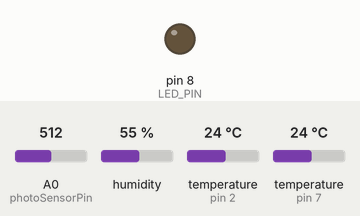
A sketch run on a simulated Arduino Leonardo, built with avr-gcc and run on an emulated ATmega32U4. Parts: output pins drawn as LEDs (lit = HIGH). The inputs (shaded band) are chosen by the test bench; at power-on: A0 (photoSensorPin) = 512, humidity 55 %, temperature (sensors on pin 2, pin 7) 24 °C. The local clock reads 2024-03-15 10:24:30 at power-on unless the sketch sets it; storage starts empty; what the sketch prints to the serial monitor is not drawn.

Above: at 0.4 s.
Timing chart, 0 to 14.1 s (numbered marks = the images above):
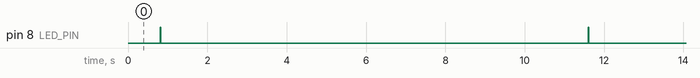

The sketch:

GardenRemote.ino
```cpp
/* Data Logger */

#include "DHT.h"
#include <SPI.h>
#include <SD.h>
#include <OneWire.h>
#include "RTClib.h"
#include <DallasTemperature.h>
#include "RF24.h"
#include "RF24Network.h"
#include "RF24Mesh.h"
#include <SPI.h>

#define DHTPIN 2
#define DHTTYPE DHT22   // DHT 22  (AM2302)
#define ONE_WIRE_BUS 7
#define LED_PIN 8

RTC_PCF8523 rtc;

const int chipSelect = 10;
int photoSensorPin = A0;
int sensorValue = 0;

int logInterval = 10;  // 10 seconds

File dataFile;

char daysOfTheWeek[7][12] = {"Sunday", "Monday", "Tuesday", "Wednesday", "Thursday", "Friday", "Saturday"};

String dataString = "";

DHT dht(DHTPIN, DHTTYPE);

// Setup a oneWire instance to communicate with any OneWire devices
OneWire oneWire(ONE_WIRE_BUS);

// Pass our oneWire reference to Dallas Temperature.
DallasTemperature sensors(&oneWire);

void setup() {

  while (!Serial) {
    delay(1);  // for Leonardo/Micro/Zero
  }

  pinMode(LED_PIN, OUTPUT);

  Serial.begin(57600);

  if (! rtc.begin()) {
    Serial.println("Couldn't find RTC");
    while (1) delay(10);
  }

   if (! rtc.initialized() || rtc.lostPower()) {
    Serial.println("RTC is NOT initialized, let's set the time!");
    rtc.adjust(DateTime(F(__DATE__), F(__TIME__)));
   }

  rtc.start();

  dht.begin();

  Serial.print("Initializing SD card...");

  // see if the card is present and can be initialized:
  if (!SD.begin(chipSelect)) {
    Serial.println("Card failed, or not present");
    // don't do anything more:
    return;
  }
  Serial.println("card initialized.");

  dataFile = SD.open("datalog.txt", FILE_WRITE);

  dataString = "Date, Time, Soil Temperature, Humidity, Temperature, PhotoSensor";

  // if the file is available, write to it:
  if (dataFile) {
    dataFile.println(dataString);
    dataFile.close();
    // print to the serial port too:
    Serial.println(dataString);
  }    // if the file isn't open, pop up an error:
  else {
    Serial.println("error opening datalog.txt");
  }
}

void loop() {

  dataString = "";

  DateTime now = rtc.now();

  float humidity = dht.readHumidity();
  float temperature = (dht.readTemperature() * 9/5) + 32;

  sensorValue = analogRead(photoSensorPin);

  sensors.requestTemperatures();
  float soilTemp = (sensors.getTempCByIndex(0) * 9/5) + 32;


//  Serial.print(now.year());
//  Serial.print('/');
//  Serial.print(now.month());
//  Serial.print('/');
//  Serial.print(now.day());
//  Serial.print(" ");
//  Serial.print(now.hour());
//  Serial.print(':');
//  Serial.print(now.minute());
//  Serial.print(':');
//  Serial.print(now.second());
//  Serial.println();
//
//  Serial.print("Humidity - ");
//  Serial.println(humidity);
//  Serial.print("Temperature - ");
//  Serial.println(temperature);
//  Serial.print("Photo Sensor - ");
//  Serial.println(sensorValue);
//  Serial.println();

  dataString = dataString + now.month() + "/" + now.day() + "/" + now.year() + "," + now.hour() + ":" + now.minute() + ":" + now.second() + ",";
  dataString = dataString + soilTemp + ",";
  dataString = dataString + humidity + ",";
  dataString = dataString + temperature + ",";
  dataString = dataString + sensorValue;

  digitalWrite(LED_PIN, HIGH);

  dataFile = SD.open("datalog.txt", FILE_WRITE);

  // if the file is available, write to it:
  if (dataFile) {
    dataFile.println(dataString);
    dataFile.close();
    // print to the serial port too:
    Serial.println(dataString);
  }    // if the file isn't open, pop up an error:
  else {
    Serial.println("error opening datalog.txt");
  }

  digitalWrite(LED_PIN, LOW);

  delay(logInterval * 1000);

}
```

Measured:
- by itself, pin 8 (LED_PIN): alternates HIGH for 0.01 s and LOW for 10.8 s
